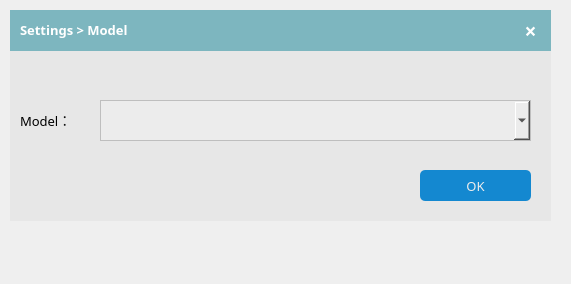
<?xml version="1.0" encoding="UTF-8"?>
<ui version="4.0">
 <class>MainWindow</class>
 <widget class="QMainWindow" name="MainWindow">
  <property name="geometry">
   <rect>
    <x>0</x>
    <y>0</y>
    <width>571</width>
    <height>284</height>
   </rect>
  </property>
  <property name="font">
   <font>
    <family>Agency FB</family>
    <pointsize>10</pointsize>
   </font>
  </property>
  <property name="windowTitle">
   <string>MainWindow</string>
  </property>
  <widget class="QWidget" name="centralwidget">
   <widget class="QLabel" name="label_3">
    <property name="geometry">
     <rect>
      <x>20</x>
      <y>100</y>
      <width>71</width>
      <height>41</height>
     </rect>
    </property>
    <property name="font">
     <font>
      <family>微软雅黑</family>
      <pointsize>10</pointsize>
     </font>
    </property>
    <property name="text">
     <string>&lt;html&gt;&lt;head/&gt;&lt;body&gt;&lt;p&gt;&lt;span style=&quot; color:#000000;&quot;&gt;Model：&lt;/span&gt;&lt;/p&gt;&lt;/body&gt;&lt;/html&gt;</string>
    </property>
   </widget>
   <widget class="QLabel" name="label_4">
    <property name="geometry">
     <rect>
      <x>10</x>
      <y>10</y>
      <width>541</width>
      <height>211</height>
     </rect>
    </property>
    <property name="styleSheet">
     <string notr="true">background-color:rgb(231,231,231)</string>
    </property>
    <property name="text">
     <string/>
    </property>
   </widget>
   <widget class="QWidget" name="widget" native="true">
    <property name="geometry">
     <rect>
      <x>10</x>
      <y>10</y>
      <width>501</width>
      <height>41</height>
     </rect>
    </property>
    <property name="styleSheet">
     <string notr="true">background-color:rgb(125,182,191);
border:none;</string>
    </property>
    <widget class="QLabel" name="label_5">
     <property name="geometry">
      <rect>
       <x>10</x>
       <y>0</y>
       <width>161</width>
       <height>41</height>
      </rect>
     </property>
     <property name="font">
      <font>
       <family>微软雅黑</family>
       <pointsize>10</pointsize>
      </font>
     </property>
     <property name="styleSheet">
      <string notr="true">color:rgb(0,0,0);</string>
     </property>
     <property name="text">
      <string>&lt;html&gt;&lt;head/&gt;&lt;body&gt;&lt;p&gt;&lt;span style=&quot; font-weight:600; color:#ffffff;&quot;&gt;Settings &amp;gt; Model&lt;/span&gt;&lt;/p&gt;&lt;/body&gt;&lt;/html&gt;</string>
     </property>
    </widget>
   </widget>
   <widget class="QPushButton" name="pushButtonSetNewModel">
    <property name="geometry">
     <rect>
      <x>420</x>
      <y>170</y>
      <width>111</width>
      <height>31</height>
     </rect>
    </property>
    <property name="font">
     <font>
      <family>微软雅黑</family>
      <pointsize>10</pointsize>
     </font>
    </property>
    <property name="styleSheet">
     <string notr="true">QPushButton{
	background-color: rgb(20, 136, 208);
	border-radius:5px;
	color:rgb(236, 236, 236);
}
QPushButton::pressed{
	border:2px solid rgb(236, 236, 236);
}</string>
    </property>
    <property name="text">
     <string>OK</string>
    </property>
   </widget>
   <widget class="QPushButton" name="pushButtonClose">
    <property name="geometry">
     <rect>
      <x>510</x>
      <y>10</y>
      <width>41</width>
      <height>41</height>
     </rect>
    </property>
    <property name="font">
     <font>
      <family>微软雅黑</family>
      <pointsize>16</pointsize>
      <weight>75</weight>
      <bold>true</bold>
     </font>
    </property>
    <property name="styleSheet">
     <string notr="true">QPushButton{
color:white;
	background-color:rgb(125,182,191);
border:none
}
QPushButton::pressed
{
	background-color: rgb(233,16,34);
}</string>
    </property>
    <property name="text">
     <string>×</string>
    </property>
   </widget>
   <widget class="QComboBox" name="comboBoxModel">
    <property name="geometry">
     <rect>
      <x>100</x>
      <y>100</y>
      <width>431</width>
      <height>41</height>
     </rect>
    </property>
    <property name="font">
     <font>
      <family>微软雅黑</family>
      <pointsize>10</pointsize>
     </font>
    </property>
    <property name="styleSheet">
     <string notr="true">QComboBox{
	background-color:rgb(236,236,236);
	color:rgb(0, 0 ,0);
	border:1px solid rgb(190, 190, 190);
}
QComboBox QAbstractItemView {
    outline: 0px solid gray; 
    color: rgb(0, 0, 0);
   background-color: rgb(236,236,236);    
}
QComboBox QAbstractItemView::item:selected {
    color: rgb(236,236,236);
	background-color: rgb(20, 136, 208); 
}


</string>
    </property>
   </widget>
   <zorder>label_4</zorder>
   <zorder>label_3</zorder>
   <zorder>widget</zorder>
   <zorder>pushButtonSetNewModel</zorder>
   <zorder>pushButtonClose</zorder>
   <zorder>comboBoxModel</zorder>
  </widget>
  <widget class="QMenuBar" name="menubar">
   <property name="geometry">
    <rect>
     <x>0</x>
     <y>0</y>
     <width>571</width>
     <height>28</height>
    </rect>
   </property>
  </widget>
  <widget class="QStatusBar" name="statusbar">
   <property name="sizeGripEnabled">
    <bool>false</bool>
   </property>
  </widget>
 </widget>
 <resources/>
 <connections/>
</ui>
